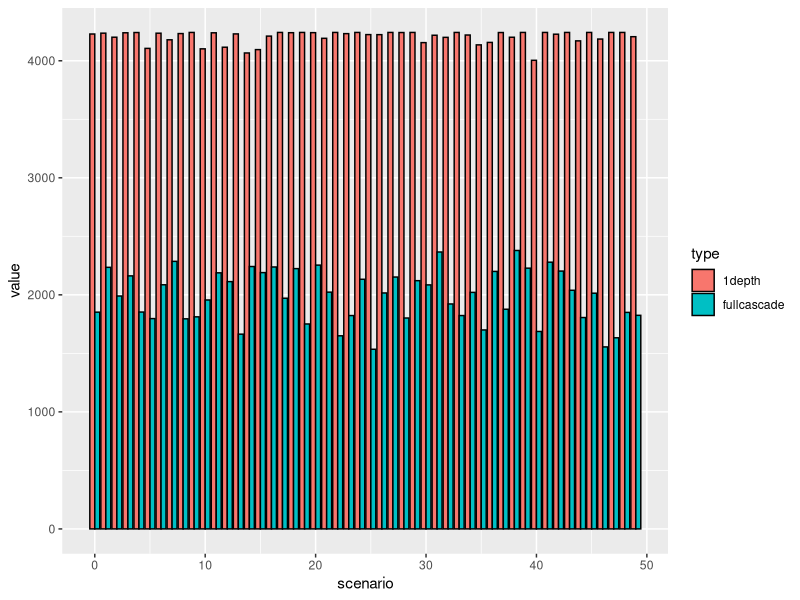

The R script that drew this image: (Note: this script raises an error after producing the figure.)
# In - depth analysis of 1depth approximation results
# Used to compare the scenarios and show the solution versus the equivalent solution of the heuristic
# I chose a specific instance, dump#35 (one depth approx) and dump#3 (heuristic upper bound)

library(tidyverse)

setwd("c:/Users/Adi Sarid/Documents/GitHub/grid_robust_opt/analysis/in-depth-analysis dump35,dump3/")

# read the original grid
grid_coords <- read_csv("coordinates.csv")
original_grid <- read_csv("grid_edges.csv") %>%
  left_join(grid_coords %>% rename(x_start = x, y_start = y), by = c("node1" = "label")) %>%
  left_join(grid_coords %>% rename(x_end = x, y_end = y), by = c("node2" = "label"))


# read the solution of the one depth approximation
one_depth_sol <- read_csv("13-08-2018 04-37-50-20822.785 - -35.0-temp_sol.csv")
one_depth_supply <- read_csv("13-08-2018 04-37-50-20822.785 - supply.csv")

# compare the supply of 1depth and full cascade per scenario
one_depth_supply_tbl <- one_depth_supply %>%
  spread(type, value) %>%
  mutate(percent_full = fullcascade/`1depth`)

ggplot(one_depth_supply, aes(fill = type, y = value, x = scenario)) + 
  geom_bar(color = "black", stat = "identity", position = "dodge")

# visualize the different solutions using a mathematical graph
# The original
original_plot <- ggplot(original_grid, aes(x = x_start, y = y_start, xend = x_end, yend = y_end)) + 
  geom_segment(linetype = "dashed") + 
  geom_point(data = grid_coords, aes(x, y), inherit.aes = F) + 
  geom_label(data = grid_coords, aes(label = label, x, y), inherit.aes = F)

# The one-depth solution
one_depth_concentrate <- one_depth_sol %>%
  filter(str_detect(name, "X|c")) %>%
  filter(str_detect(name, "_j")) %>% 
  mutate(var_type = case_when(str_detect(name, "X") ~ "X",
                              str_detect(name, "c") ~ "C")) %>%
  mutate(name = str_replace_all(name, "X_i|c|_i", "")) %>%
  separate(name, into = c("edge_i", "edge_j"), sep = fixed("_j")) %>%
  mutate(min_i = if_else(edge_i<edge_j, edge_i, edge_j),
         max_j = if_else(edge_i<edge_j, edge_j, edge_i)) %>%
  select(-edge_i,-edge_j) %>%
  mutate(edge_i = as.numeric(min_i),
         edge_j = as.numeric(max_j)) %>%
  filter(value > 0) %>%
  left_join(grid_coords %>% rename(x_start = x, y_start = y), by = c("edge_i" = "label")) %>%
  left_join(grid_coords %>% rename(x_end = x, y_end = y), by = c("edge_j" = "label")) %>%
  spread(var_type, value) %>%
  mutate(upgrade_type = case_when(is.na(X) ~ "upgrade existing",
                                  is.na(C) ~ "establish",
                                  !is.na(X) & !is.na(C) ~ "establish and upgrade"))

one_depth_plot <- original_plot + 
  geom_segment(data = one_depth_concentrate %>% 
                 add_row(x_start = 0.5, y_start = 0.5, 
                         x_end = 0.5, y_end = 0.5,
                         upgrade_type = "establish"), 
               aes(x = x_start, y = y_start,
                   xend = x_end, yend = y_end, color = upgrade_type))

budget_used <- one_depth_concentrate %>%
  mutate(tot_cost = case_when(upgrade_type == "upgrade existing" ~ 3.52, 
                              upgrade_type == "establish" ~ 10,
                              upgrade_type == "establish and upgrade" ~ 13.52))
sum(budget_used$tot_cost)  # Budget is almost fully utilized


# The heuristic solution - ***IMPORTANT*** old capacity is factored by 0.7 this is for dump#3
load_capacity_factor <- 0.7
heuristic_solution <- read_csv("grid_edges_heuristic_solution.csv") %>% 
  rename(new_capacity = capacity) %>%
  mutate(min_i = if_else(edge_i<edge_j, edge_i, edge_j),
         max_j = if_else(edge_i<edge_j, edge_j, edge_i)) %>%
  select(-edge_i,-edge_j) %>%
  rename(edge_i = min_i,
         edge_j = max_j) %>%
  full_join(original_grid %>% 
              rename(edge_i = node1, 
                     edge_j = node2) %>%
              mutate(min_i = if_else(edge_i<edge_j, edge_i, edge_j),
                     max_j = if_else(edge_i<edge_j, edge_j, edge_i)) %>%
              select(-edge_i,-edge_j) %>%
              rename(edge_i = min_i,
                     edge_j = max_j) %>%
              mutate(old_capacity = capacity*load_capacity_factor) %>%
              select(-capacity)) %>% 
  mutate(new_capacity = ifelse(is.na(new_capacity), old_capacity, new_capacity)) %>%
  mutate(added_capacity = new_capacity - old_capacity) %>%
  mutate(added_capacity = ifelse(added_capacity < 0.01, 0, added_capacity)) %>%
  select(edge_i, edge_j, starts_with("cost"),
         starts_with("x_"), starts_with("y_"), old_capacity, new_capacity, added_capacity)
            